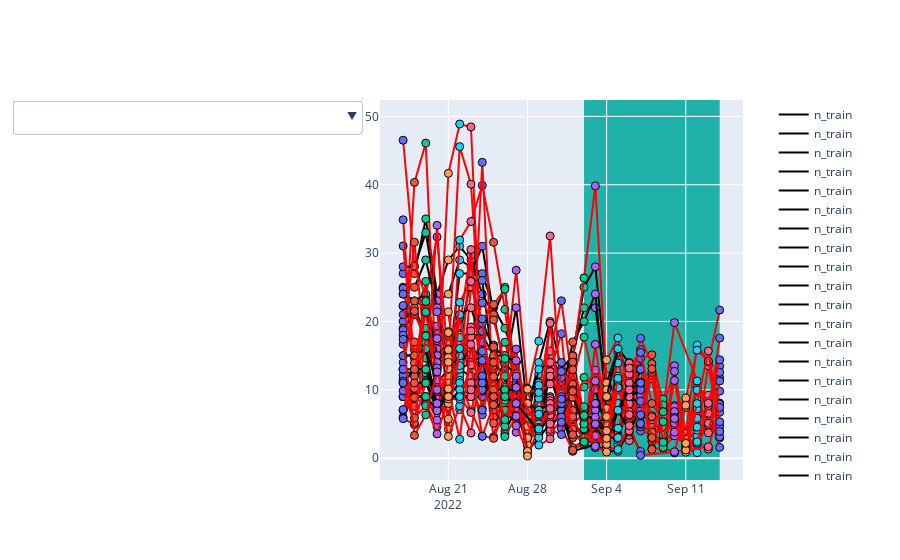

The cell this chart's notebook holds for it:
### Code cell
ts_visualisation(data=df,
                 list_id=df.groupby('id').n_train.sum()
                           .sort_values(ascending=False).index[0:20],
                 group='id',
                 x_var='date',
                 y_var=['n_train', 'n_train_pred'],
                 col_var=['black', 'red'],
                 threshold_train=THRESHOLD_TRAIN,
                 weekdays=True, scatter=False)
